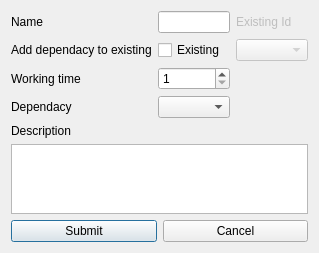
<?xml version="1.0" encoding="UTF-8"?>
<ui version="4.0">
 <class>TableInsertForm</class>
 <widget class="QWidget" name="TableInsertForm">
  <property name="geometry">
   <rect>
    <x>0</x>
    <y>0</y>
    <width>300</width>
    <height>247</height>
   </rect>
  </property>
  <property name="sizePolicy">
   <sizepolicy hsizetype="Expanding" vsizetype="Expanding">
    <horstretch>0</horstretch>
    <verstretch>0</verstretch>
   </sizepolicy>
  </property>
  <property name="windowTitle">
   <string>Form</string>
  </property>
  <layout class="QHBoxLayout" name="horizontalLayout_2">
   <item>
    <layout class="QVBoxLayout" name="verticalLayout">
     <item>
      <layout class="QGridLayout" name="gridLayout">
       <item row="5" column="0">
        <widget class="QLabel" name="dependacyLabel">
         <property name="text">
          <string>Dependacy</string>
         </property>
         <property name="buddy">
          <cstring>dependacyComboBox</cstring>
         </property>
        </widget>
       </item>
       <item row="5" column="2">
        <spacer name="horizontalSpacer_3">
         <property name="orientation">
          <enum>Qt::Horizontal</enum>
         </property>
         <property name="sizeHint" stdset="0">
          <size>
           <width>40</width>
           <height>20</height>
          </size>
         </property>
        </spacer>
       </item>
       <item row="0" column="0">
        <widget class="QLabel" name="nameLabel">
         <property name="text">
          <string>Name</string>
         </property>
         <property name="buddy">
          <cstring>nameLineEdit</cstring>
         </property>
        </widget>
       </item>
       <item row="8" column="0" colspan="3">
        <widget class="QPlainTextEdit" name="descriptionPlainTextEdit">
         <property name="sizePolicy">
          <sizepolicy hsizetype="Fixed" vsizetype="Expanding">
           <horstretch>0</horstretch>
           <verstretch>0</verstretch>
          </sizepolicy>
         </property>
         <property name="maximumSize">
          <size>
           <width>500</width>
           <height>100</height>
          </size>
         </property>
        </widget>
       </item>
       <item row="5" column="1">
        <widget class="QComboBox" name="dependacyComboBox"/>
       </item>
       <item row="3" column="1">
        <widget class="QSpinBox" name="workingtimeSpinBox">
         <property name="minimum">
          <number>1</number>
         </property>
        </widget>
       </item>
       <item row="3" column="0">
        <widget class="QLabel" name="workingtimeLabel">
         <property name="text">
          <string>Working time</string>
         </property>
         <property name="buddy">
          <cstring>workingtimeSpinBox</cstring>
         </property>
        </widget>
       </item>
       <item row="0" column="1">
        <widget class="QLineEdit" name="nameLineEdit"/>
       </item>
       <item row="6" column="0">
        <widget class="QLabel" name="descriptionLabel">
         <property name="text">
          <string>Description</string>
         </property>
         <property name="buddy">
          <cstring>descriptionPlainTextEdit</cstring>
         </property>
        </widget>
       </item>
       <item row="2" column="2">
        <widget class="QComboBox" name="existingComboBox">
         <property name="enabled">
          <bool>false</bool>
         </property>
        </widget>
       </item>
       <item row="2" column="0">
        <widget class="QLabel" name="label">
         <property name="text">
          <string>Add dependacy to existing</string>
         </property>
        </widget>
       </item>
       <item row="2" column="1">
        <widget class="QCheckBox" name="existingCheckBox">
         <property name="text">
          <string>Existing</string>
         </property>
        </widget>
       </item>
       <item row="0" column="2">
        <widget class="QLabel" name="label_2">
         <property name="enabled">
          <bool>false</bool>
         </property>
         <property name="text">
          <string>Existing Id</string>
         </property>
        </widget>
       </item>
      </layout>
     </item>
     <item>
      <layout class="QHBoxLayout" name="horizontalLayout">
       <item>
        <widget class="QPushButton" name="submitButton">
         <property name="text">
          <string>Submit</string>
         </property>
         <property name="autoDefault">
          <bool>true</bool>
         </property>
         <property name="default">
          <bool>true</bool>
         </property>
        </widget>
       </item>
       <item>
        <widget class="QPushButton" name="cancelButton">
         <property name="text">
          <string>Cancel</string>
         </property>
        </widget>
       </item>
      </layout>
     </item>
    </layout>
   </item>
  </layout>
 </widget>
 <tabstops>
  <tabstop>nameLineEdit</tabstop>
  <tabstop>workingtimeSpinBox</tabstop>
  <tabstop>dependacyComboBox</tabstop>
  <tabstop>descriptionPlainTextEdit</tabstop>
  <tabstop>submitButton</tabstop>
  <tabstop>cancelButton</tabstop>
 </tabstops>
 <resources/>
 <connections/>
</ui>
